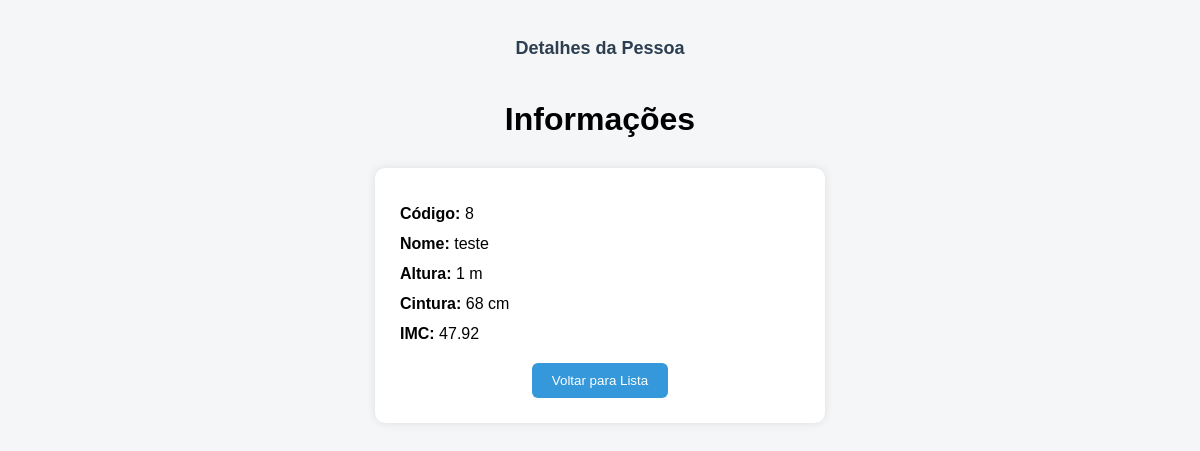
Screenshot of /detalhe.php?codigo=8 with the database file from the repository.
### tables this page shows
CREATE TABLE `dados` (
  `codDados` int(11) NOT NULL,
  `nome` varchar(100) NOT NULL,
  `altura` float NOT NULL,
  `cintura` float NOT NULL,
  `imc` float DEFAULT NULL
);

### detalhe.php (the view, shortened to what this page needs)
<?php
require_once("../conexao/conexao.php");
if (isset($_GET["codigo"])) {
    $codigo = $_GET["codigo"];
    $consulta = "SELECT * FROM dados WHERE codDados = ?";
    $stmt = mysqli_prepare($conecta, $consulta);
    mysqli_stmt_bind_param($stmt, "s", $codigo);
    mysqli_stmt_execute($stmt);
    $resultado = mysqli_stmt_get_result($stmt);
    if ($resultado && mysqli_num_rows($resultado) > 0) {
        $dados = mysqli_fetch_assoc($resultado);
    } else {
        die("Registro não encontrado.");
    }
} else {
    die("Código não informado.");
}
?>
<!doctype html>
<html lang="pt-br">
<head>
</head>
<body>
<header>
    <strong>Detalhes da Pessoa</strong><br><br>
</header>
<h1>Informações</h1>
<div class="detalhes">
    <p><strong>Código:</strong> <?= htmlspecialchars($dados["codDados"]) ?></p>
    <p><strong>Nome:</strong> <?= htmlspecialchars($dados["nome"]) ?></p>
    <p><strong>Altura:</strong> <?= htmlspecialchars($dados["altura"]) ?> m</p>
    <p><strong>Cintura:</strong> <?= htmlspecialchars($dados["cintura"]) ?> cm</p>
    <p><strong>IMC:</strong> <?= is_null($dados["imc"]) ? "Não calculado" : htmlspecialchars($dados["imc"]) ?></p>
    <div class="botao">
        <a href="consulta.php"><button>Voltar para Lista</button></a>
    </div>
</div>
</body>
</html>

### detalhe.php (style rules this page uses)
body { font-family: Arial, sans-serif; background-color: #f4f6f8; padding: 30px; }
header, footer { text-align: center; font-size: 18px; color: #2c3e50; }
h1 { text-align: center; margin-bottom: 30px; }
.detalhes { width: 400px; margin: 0 auto; background-color: #fff; padding: 25px; border-radius: 10px; box-shadow: 0 0 10px rgba(0,0,0,0.1); }
.detalhes p { margin: 12px 0; font-size: 16px; }
.botao { text-align: center; margin-top: 20px; }
button { padding: 10px 20px; background-color: #3498db; color: white; border: none; border-radius: 6px; cursor: pointer; }

### rows the page displays
dados: codDados "8", nome "teste", altura "1", cintura "68", imc "47.92"
